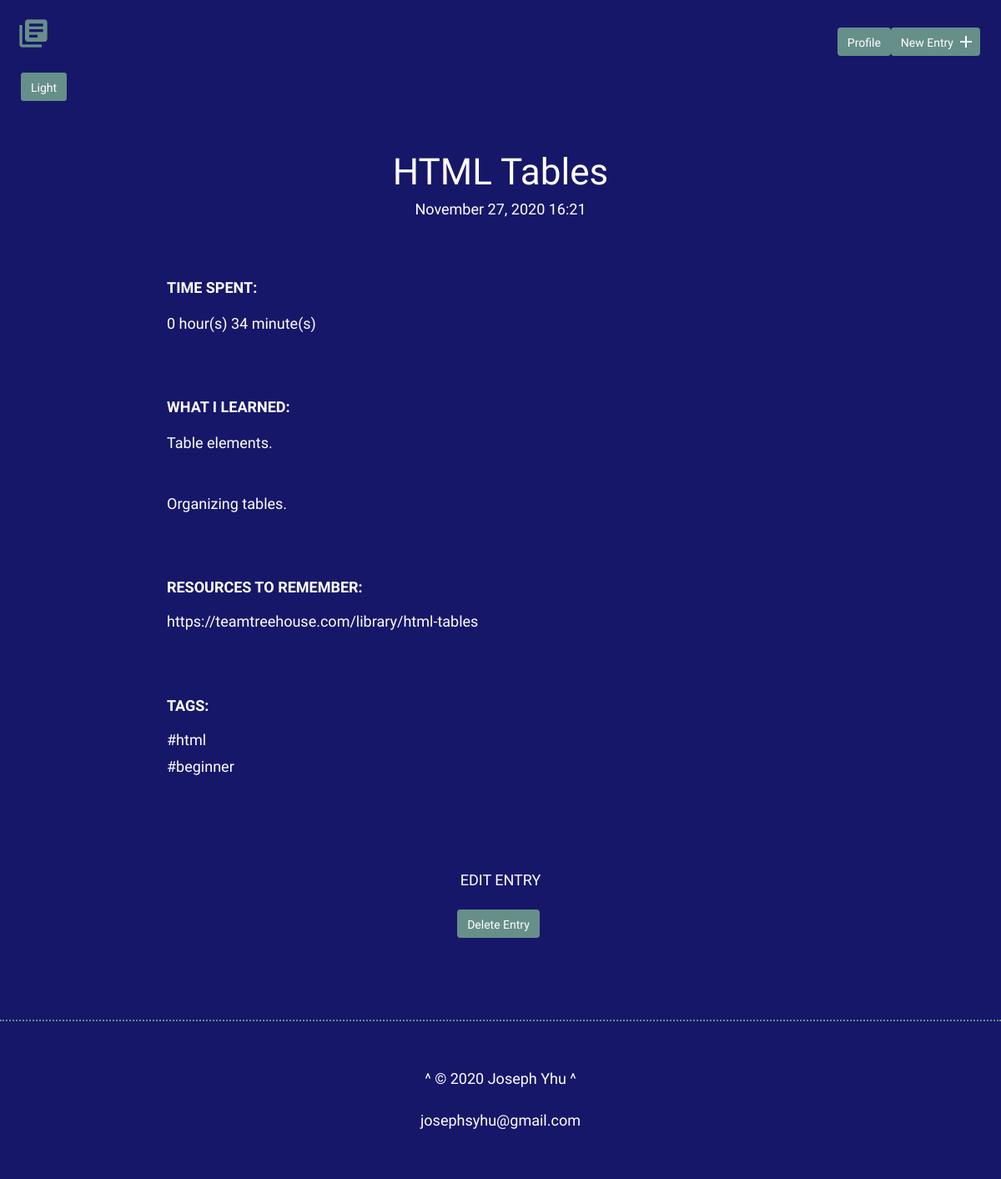
Page /detail.php?id=60 on the committed database.
### tables this page shows
CREATE TABLE "entries" (
	"id"	INTEGER NOT NULL PRIMARY KEY AUTOINCREMENT,
	"title"	TEXT NOT NULL,
	"date"	TEXT NOT NULL,
	"time"	TEXT NOT NULL,
	"time_spent_h"	INTEGER NOT NULL,
	"time_spent_m"	INTEGER NOT NULL,
	"learned"	BLOB NOT NULL,
	"resources"	BLOB
);

### inc/functions.php (called while the page is built, shortened)
<?php
function get_tags($entry_id) {
    include 'connection.php';
    $sql = 'SELECT tag FROM tags ';
    $sql .= 'JOIN entry_tag ON tags.id = entry_tag.tag_id ';
    $sql .= 'JOIN entries ON entry_tag.entry_id = entries.id ';
    $sql .= 'WHERE entries.id = :entry_id';
    try {
        $results = $db->prepare($sql);
        $results->bindValue('entry_id', $entry_id, PDO::PARAM_INT);
        $results->execute();
    } catch (Exception $e) {
        echo "Error: " . $e->getMessage() . "<br>";
        return array();
    }
    return $results->fetchAll(PDO::FETCH_COLUMN, 0);
}
function get_entry($entry_id) {
    include 'connection.php';
    $sql = "SELECT * FROM entries WHERE id = :id";
    try {
        $results = $db->prepare($sql);
        $results->bindValue('id', $entry_id, PDO::PARAM_INT);
        $results->execute();
    } catch (Exception $e) {
        echo "Error: " . $e->getMessage() . "<br>";
        return false;
    }
    return $results->fetch();
}

### detail.php (the view, shortened to what this page needs)
<?php
require 'inc/functions.php';
$id = filter_input(INPUT_GET, 'id', FILTER_SANITIZE_NUMBER_INT);
$item = get_entry($id);
include 'inc/header.php';
?>
    <section>
      <div class="container">
        <a href="detail_l.php?id=<?php echo $id; ?>" class="button">Light</a>
        <div class="entry-list single">
          <article>
            <h1><?php echo $item['title']; ?></h1>
            <time datetime="<?php $item['date'] . " " . $item['time']; ?>"><?php echo date('F d, Y H:i', strtotime($item['date'] . " " . $item['time'])); ?></time>
            <div class='entry'>
              <h3>Time Spent: </h3>
              <p><?php echo $item['time_spent_h'] . " hour(s) " . $item['time_spent_m'] . " minute(s)"; ?></p>
            </div>
            <div class='entry'>
              <h3>What I Learned:</h3>
              <?php foreach (explode("\n", $item['learned']) as $learned) {
                  echo "<p>" . $learned . "</p>";
              }
              ?>
            </div>
            <div class='entry'>
              <h3>Resources to Remember:</h3>
              <?php
              if (isset($item['resources'])) {
                  echo "<ul>";
                  foreach (explode(',', $item['resources']) as $resource) {
                      if (stripos(trim($resource), 'http://') === 0 or stripos(trim($resource), 'https://') === 0) {
                          echo "<li><a href='" . strtolower(trim($resource)) . "' target='_blank'>" . strtolower(trim($resource)) . "</a></li>";
                      } else {
                          echo "<li>" . trim($resource) . "</li>";
                      }
                  }
                  echo "</ul>";
              }
              ?>
            </div>
            <div class='entry'>
              <h3>Tags:</h3>
              <?php
              $tags = get_tags($id);
              echo "<ul>";
              foreach ($tags as $tag) {
                  echo "<li><a href='tags.php?tag=" . $tag . "'>#" . $tag . "</a></li>";
              }
              echo "</ul>";
              ?>
            </div>
          </article>
        </div>
      </div>
      <div class="edit">
        <p><a href="edit.php?id=<?php echo $id; ?>">Edit Entry</a></p>
        <p><input type="submit" class="button" value="Delete Entry" onclick="confirmDelete()"></p>
      </div>
    </section>
<?php include 'inc/footer.php'; ?>

### css/site.css (style rules this page uses)
body { font-size: 16px; font-family: 'Cousine', serif; font-weight: 400; color: #fff; background-color: #171769; }
.container { margin: 0 auto; padding: 0 25px; }
a { text-decoration: none; color: #fff; }
.button { padding: 8px 10px 6px 10px; background: #678f89; border: 2px solid #678f89; border-radius: 4px; text-decoration: none; color: #fff; position: relative; text-align: center; font-size: 14px; }
h1, h2, h3 { margin: 0; font-weight: 400; line-height: 1em; color: #fff; }
h1 { font-size: 44px; margin-bottom: 12px; text-align: center; }
h3 { font-size: 18px; font-family: 'Work Sans', serif; font-weight: 600; text-transform: uppercase; }
p { line-height: 1.8em; font-size: 18px; }
p a { padding: 0; }
ul { padding: 0; }
ul li { line-height: 1.8em; font-size: 18px; list-style-type: none; }
ul li a { line-height: 1.8em; }
.entry-list, .edit-entry, .new-entry { max-width: 800px; margin: 0 auto; padding: 70px 0 150px 0; }
.entry-list article { margin-bottom: 70px; text-align: center; }
.entry-list article:last-child { margin-bottom: 0; }
.entry-list.single { padding-bottom: 70px; }
.entry-list.single time { font-size: 18px; }
.entry { max-width: 800px; margin: 75px auto 0 auto; text-align: left; }
.entry p { margin-bottom: 40px; }
.edit { padding-bottom: 80px; text-align: center; margin: 0 auto; }
.edit a { font-weight: 400; text-transform: uppercase; font-size: 18px; }
input[type=submit] { margin-right: 5px; }

### rows in the picture
entries: title "HTML Tables", date+time "November 27, 2020 16:21", time_spent_h "0", time_spent_m "34", learned "Table elements.", learned "Organizing tables.", resources "https://teamtreehouse.com/library/html-tables"

### other values in the picture
$tag "html"
$tag "beginner"
